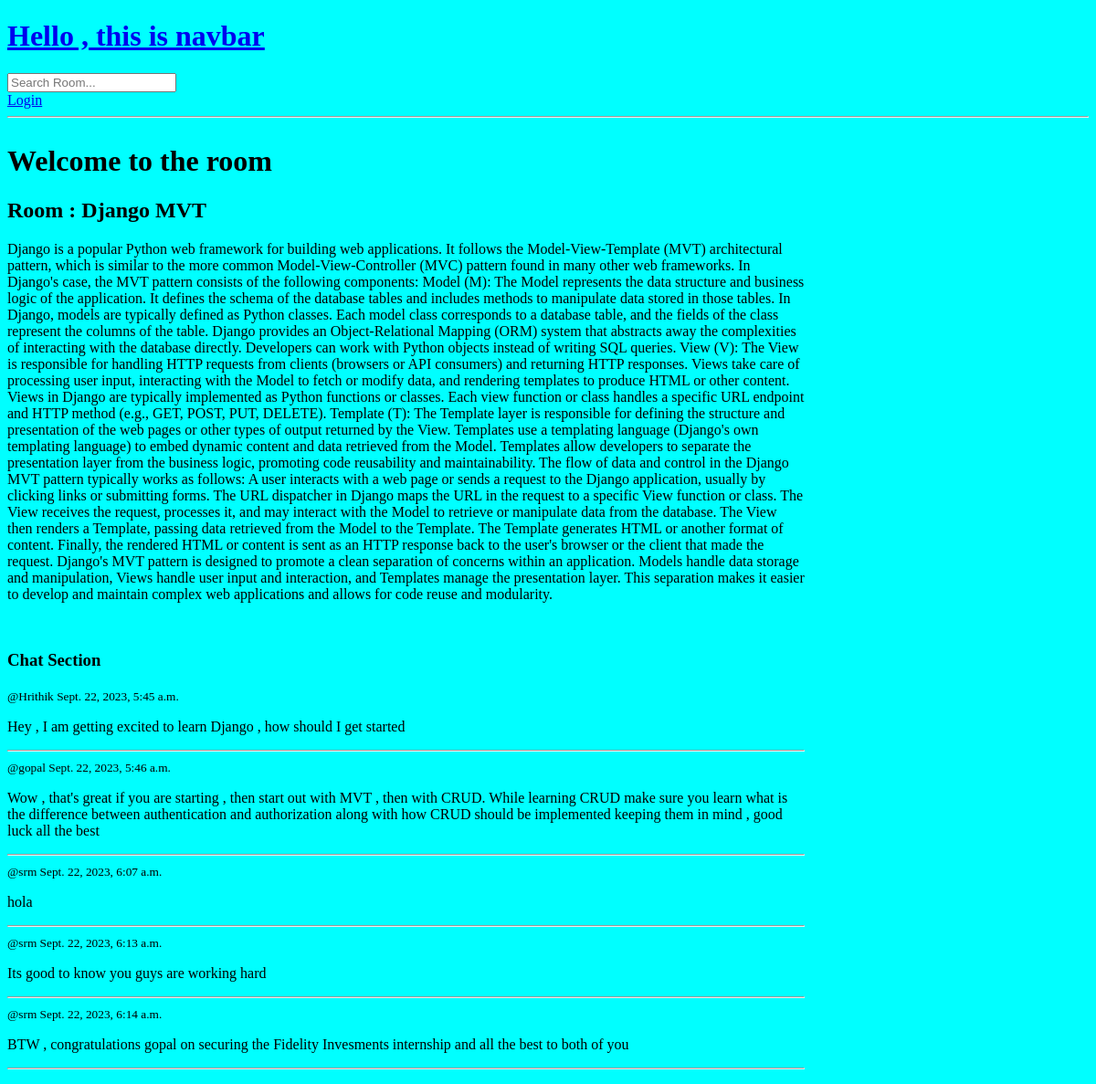
Page /rooms/9/ on the earlier database version.
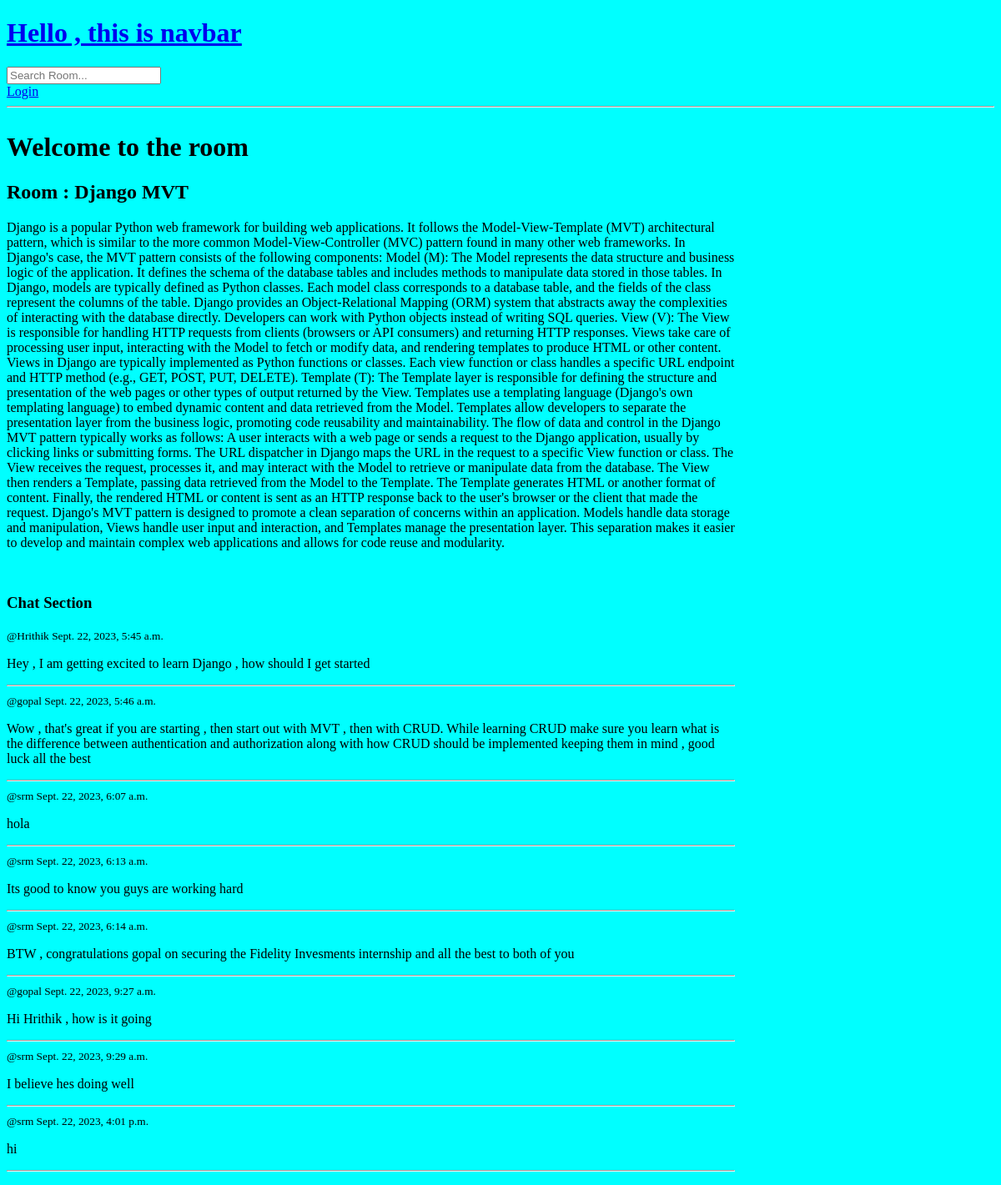
Same page on the later database version.
### base/models.py (models this page shows)
class Message(models.Model):
    user =  models.ForeignKey(User ,on_delete=models.CASCADE )
    room = models.ForeignKey(Room , on_delete=models.CASCADE)
    body = models.TextField()
    updated = models.DateTimeField(auto_now=True)
    created = models.DateTimeField(auto_now_add=True)
    class Meta :
        ordering = ['-updated' , '-created']
    def __str__(self):
        return self.body[0:50]

### base/views.py (the view, shortened to what this page needs)
# urls.py: path('rooms/<str:pk>/',views.room , name="room") ,
def room(request , pk ):
    room = Room.objects.get(id=pk)
    messages = room.message_set.all().order_by('created')
    participants = room.participants.all()
    no_of_particpants = participants.count()
    context = {'room' : room ,
               'messages':messages ,
               'participants':participants ,
               'participant_count':no_of_particpants}
    return render(request , 'base/room.html' ,context )

### base/templates/base/room.html (shortened to what this page needs)
{% extends 'Main.html'%}
{%block content%}
<div class="room-container">
    <div>
        <div class="description-wrapper">
            <h1>Welcome to the room </h1>
            <h2>Room : {{room.names}} </h2>
            <p>{{room.description}}</p>
            <br>
        </div>
        <div class="comment-wrapper">
            <h3>Chat Section</h3>
            {% for message in messages %}
                <div>
                    <small>@{{message.user}} {{message.created}}</small>
                    <p> {{message.body}}</p>
                    <hr>
                </div>
            {% endfor %}
        </div>
{%endblock%}

Differences in the rows shown:
added Message: user "gopal", created "Sept. 22, 2023, 9:27 a.m.", body "Hi Hrithik , how is it going"
added Message: user "srm", created "Sept. 22, 2023, 9:29 a.m.", body "I believe hes doing well"
added Message: user "srm", created "Sept. 22, 2023, 4:01 p.m.", body "hi"
